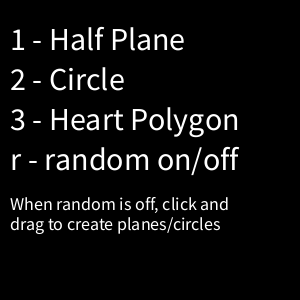
Frame 1 (no input)
Frame 60 (the mouse pressed at the canvas centre just before this capture): identical to frame 1, image omitted
Frame 120 (the mouse held since frame 60 and released just before this capture): blank canvas, image omitted

The Processing sketch that drew this single still picture (run headless with seeded random() and noise(); from frame 60 on, the mouse is pressed at the canvas centre):

// Processing sketch: Rasterize1
// ── Rasterize1.pde
/*
 * Cassie Mullins
 * VIZA 654
 * Created in Processing with Java
 * Generates Half Planes, Circles, and Heart shaped Polygons that use random noise antialiasing
 * 1 = Half Plane, 2 = Circle, 3 = Polygon
 * R to toggle random on/off, while random is off can click and drag to create the half planes and circles
 */
 
float SAMPLES = 5;

boolean pointSelected = false;
PVector centerPoint;
//1 - half plane, 2 - circle
int mode = 1;

boolean randomOn = false;
 
void setup() {
  background(0,0,0);
  size(300,300);
  setText();
}

void draw() {
  if (pointSelected) {
    background(0,0,0);
    fill(255);
    stroke(255);
    circle(centerPoint.x, centerPoint.y, 10);
    line(centerPoint.x, centerPoint.y, mouseX, mouseY);
  }
}

void setText() {
  fill(255);
  textSize(32);
  text("1 - Half Plane", 10, 50);
  text("2 - Circle", 10, 90);
  text("3 - Heart Polygon", 10, 130);
  text("r - random on/off", 10, 170);
  textSize(18);
  text("When random is off, click and", 10, 210);
  text("drag to create planes/circles", 10, 230);
}

void mousePressed() {
  if (!randomOn && mode != 3) {
     pointSelected = true;
     centerPoint = new PVector(mouseX, mouseY);
  }
}

void mouseReleased() {
  if (pointSelected && !randomOn) {
    pointSelected = false;
    if (mode == 1) {
      drawHalfPlane(color(random(5,100),random(5,100),random(5,100)), 
      color(random(150,255),random(150,255),random(150,255)), 
      centerPoint, new PVector(mouseX, mouseY)); 
    } else if (mode == 2) {
      float radius = sqrt((mouseX - centerPoint.x)*(mouseX - centerPoint.x) + (mouseY - centerPoint.y)*(mouseY - centerPoint.y));
      drawCircle(color(random(150,255),random(150,255),random(150,255)), 
      color(random(5,100),random(5,100),random(5,100)), 
      radius, centerPoint.x, centerPoint.y); 
    }
  }
}



void keyPressed() {
  if (key == '1') {
    mode = 1;
    if (randomOn) {
      drawHalfPlane(color(random(5,100),random(5,100),random(5,100)), 
      color(random(150,255),random(150,255),random(150,255)), 
      new PVector(random(20,width-20),random(20,height-20)), random(0, radians(360))); 
    }
  } else if (key == '2') {
    mode = 2;
    if (randomOn) {
      drawCircle(color(random(150,255),random(150,255),random(150,255)), 
      color(random(5,100),random(5,100),random(5,100)), 
      random(10, 150), random(width/2 - (width/10), width/2 + (width/10)), random(height/2 - (height/10), height/2 + (height/10))); 
    }
  } else if (key == '3') {
    mode = 3;
     drawPolygon(color(random(150,255),random(150,255),random(150,255)), 
     color(random(15,200),random(15,100),random(15,100)),
     random(40, 200), random(width/2 - (width/10), width/2 + (width/10)), random(height/2 - (height/10), height/2 + (height/10)));
  } else if (key == 'r') {
    randomOn = !randomOn; 
  }
}

void drawHalfPlane(color c1, color c2, PVector p0, float theta) {
  PVector v0 = new PVector(cos(theta), sin(theta));
  for (int i = 0; i < width; i++) {
    for (int j = 0; j < height; j++) {
      int subPixelsIn = 0;
      for (float m = 0; m < SAMPLES; m++) {
        for(float n = 0; n < SAMPLES + 1; n++) {
           float rm = random(m, m+(1/SAMPLES));
           float rn = random(n, n+(1/SAMPLES));
           float value = v0.x*rm + v0.y*rn - (v0.x*p0.x + v0.y*p0.y);
           if (value < 0) {
             subPixelsIn++;
           }
        }
      }
      color c = lerpColor(c1, c2, subPixelsIn/(SAMPLES*SAMPLES));
      set(i,j,c);
    }
  }
  save("half_img.png");
}

void drawHalfPlane(color c1, color c2, PVector p0, PVector v0) {
  v0 = new PVector(v0.x - p0.x, v0.y - p0.y);
  for (int i = 0; i < width; i++) {
    for (int j = 0; j < height; j++) {
      int subPixelsIn = 0;
      for (float m = i; m < i + 1; m = m + 1/SAMPLES) {
        for(float n = j; n < j + 1; n = n + 1/SAMPLES) {
           float rm = random(m, m+(1/SAMPLES));
           float rn = random(n, n+(1/SAMPLES));
           float value = v0.x*rm + v0.y*rn - (v0.x*p0.x + v0.y*p0.y);
           if (value < 0) {
             subPixelsIn++;
           }
        }
      }
      color c = lerpColor(c1, c2, subPixelsIn/(SAMPLES*SAMPLES));
      set(i,j,c);
    }
  }
  save("half_img.png");
}

void drawCircle(color c1, color c2, float radius, float center_i, float center_j) {
  for (int i = 0; i < width; i++) {
    for (int j = 0; j < height; j++) {
     float subPixelsIn = 0;
      for (float m = i; m < i + 1; m = m + 1/SAMPLES) {
        for (float n = j; n < j + 1; n = n + 1/SAMPLES) {
          float rm = random(m, m + 1/SAMPLES);
          float rn = random(n, n + 1/SAMPLES);
          float d = pow(radius,2) - (pow(center_i - rm, 2) + pow(center_j - rn, 2));   
          if (d > 0) {
             subPixelsIn++;
          }
        }
      }
     color c = lerpColor(c1, c2, subPixelsIn/(SAMPLES*SAMPLES));
     set(i,j,c);
    }
  }
  save("circle_img.png");
}

void drawPolygon(color c1, color c2, float size, float centerX, float centerY) {
  for (int i = 0; i < width; i++) {
    for (int j = 0; j < height; j++) {
     float subPixelsIn = 0;
      for (float m = i; m < i + 1; m = m + 1/SAMPLES) {
        for (float n = j; n < j + 1; n = n + 1/SAMPLES) {
          float rm = random(m, m + 1/SAMPLES);
          float rn = random(n, n + 1/SAMPLES);
          float mMod = -1 * (rm - centerX);
          float nMod = -1 * (rn - centerY);
          float d = pow((pow(mMod,2) + pow(nMod,2) - size * 40),3) - 300 * pow(mMod,2)*pow(nMod,3);
          if (d < 0) {
             subPixelsIn++;
          }
        }
      }
     color c = lerpColor(c1, c2, subPixelsIn/(SAMPLES*SAMPLES));
     set(i,j,c);
    }
  }
  save("heart_img.png");
}
